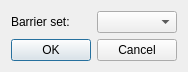
<?xml version="1.0" encoding="UTF-8"?>
<ui version="4.0">
 <class>DialogChooseBarrierSet_ui</class>
 <widget class="QDialog" name="DialogChooseBarrierSet_ui">
  <property name="geometry">
   <rect>
    <x>0</x>
    <y>0</y>
    <width>164</width>
    <height>62</height>
   </rect>
  </property>
  <property name="windowTitle">
   <string>Dialog</string>
  </property>
  <layout class="QVBoxLayout" name="verticalLayout">
   <item>
    <layout class="QHBoxLayout" name="horizontalLayout">
     <item>
      <widget class="QLabel" name="label">
       <property name="text">
        <string>Barrier set:</string>
       </property>
      </widget>
     </item>
     <item>
      <widget class="QComboBox" name="cb_barrierSets"/>
     </item>
    </layout>
   </item>
   <item>
    <widget class="QDialogButtonBox" name="buttonBox">
     <property name="orientation">
      <enum>Qt::Horizontal</enum>
     </property>
     <property name="standardButtons">
      <set>QDialogButtonBox::Cancel|QDialogButtonBox::Ok</set>
     </property>
    </widget>
   </item>
  </layout>
 </widget>
 <resources/>
 <connections>
  <connection>
   <sender>buttonBox</sender>
   <signal>accepted()</signal>
   <receiver>DialogChooseBarrierSet_ui</receiver>
   <slot>accept()</slot>
   <hints>
    <hint type="sourcelabel">
     <x>248</x>
     <y>254</y>
    </hint>
    <hint type="destinationlabel">
     <x>157</x>
     <y>274</y>
    </hint>
   </hints>
  </connection>
  <connection>
   <sender>buttonBox</sender>
   <signal>rejected()</signal>
   <receiver>DialogChooseBarrierSet_ui</receiver>
   <slot>reject()</slot>
   <hints>
    <hint type="sourcelabel">
     <x>316</x>
     <y>260</y>
    </hint>
    <hint type="destinationlabel">
     <x>286</x>
     <y>274</y>
    </hint>
   </hints>
  </connection>
 </connections>
</ui>
